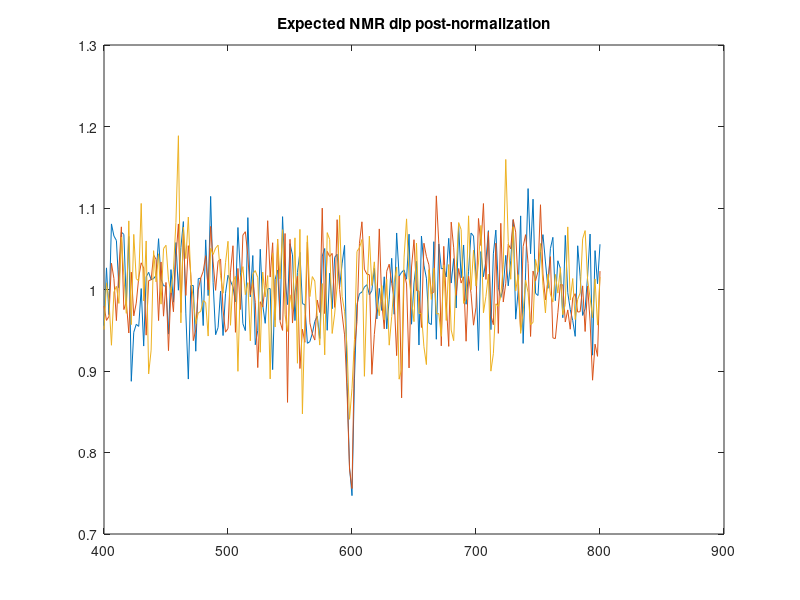

Source code (MATLAB): (Note: this script raises an error after producing the figure.)
%Simulation of xy8 dip

%% Parameters
%Spin density per nm^3
rho=4.1;

%Vector of NV depths to simulate
NVDepth = [10,12.5,15]; %nm

%Mid-Peak to Mid-Peak duration of pi flips
tauBounds = [400 800];
tauStepSize = 2;

%Number of pi pulses
XYPerSet = 8;
NSets = 24;

%Gyromagnetic ratio of nucleus
gamma_n = 40.078;%MHz/T       19F=40.078, 13C=10.705, 1H=42.577

%Frequency of peak in ODMR (used to get magnetic field strength)
onaxisfreq=2.286;

%Noise addition
sigma = 0.05;%Standard deviation for gaussian distributed noise (approximation)

%% Constants and Conversions
mu_0=4*pi*10^-7;
hbar=(6.626*10^-34)/(2*pi);

rho = rho*1e27;%Conversion to m^-3

tau=tauBounds(1):tauStepSize:tauBounds(2);
tau=tau';
tau=tau*10^-9;%Conversion to s

%Total number of pi pulses
N = XYPerSet*NSets;

NVDepth = NVDepth*1e-9;%Conversion to m
NVDepth=NVDepth';

%nuclear gyromagnetic ratio in radians per Tesla per second
gamma_n=gamma_n*2*pi*10^6; %Conversion to radians/(T*s)
gamma_e=1.760859*10^11;

%% Calculations

%Larmor frequency for given nucleus at given magnetic field strength
larmorfreq=2*pi*(10^9)*(2.87-onaxisfreq)*gamma_n/(1.760859*10^11);

%RMS field experienced by the NV
individualNuclearField = (mu_0*hbar*gamma_n)/(4*pi);
NVDepthRelation = (5*pi)./(96.*(NVDepth.^3));
Brms = sqrt(rho.*(individualNuclearField.^2).*NVDepthRelation);

% Creating frequency filter function
shorthandX = (N/2).*(tau.*larmorfreq-pi);
sincFunction = sin(shorthandX)./(shorthandX);
Kfilter = (N.*tau.*sincFunction).^2;

%Signal function at each depth
Signalfunction=zeros(numel(tau),numel(NVDepth));
for jj = 1:numel(NVDepth)
   Signalfunction(:,jj) = exp((-2/pi^2)*(Brms(jj)*gamma_e)^2.*Kfilter);
end

%Add noise
noiseArray = sigma*randn(size(Signalfunction));
Signalfunction = Signalfunction+noiseArray;

%% Deprecated Calculations

% ii=1;
% Brms=zeros(numel(dNV),1);
% while(ii<=numel(dNV))
%     Brms(ii)=sqrt(rho*(((mu_0*hbar*gamma_n/(4*Pi)))^2)*(5*Pi/(96*dNV(ii)*dNV(ii)*...
%         dNV(ii))));
%     ii=ii+1;
% end

% filterParameter=N*tau;
% Kfilter=zeros(numel(tau),1);
% for ii = 1:numel(tau)
%     Kfilter(ii)=(filterParameter(ii)^2)*((sin(0.5*filterParameter(ii)*(larmorfreq-(pi/tau(ii))))/(0.5*filterParameter(ii)*(larmorfreq-(pi/tau(ii)))))^2);
% end

% for ii = 1:numel(tau)
%    for jj = 1:numel(NVDepth)
%       Signalfunction(ii,jj)=exp(-1*2*Brms(jj)*gamma_e*gamma_e*Brms(jj)*Kfilter(ii)/(pi*pi));
%       Signalfunction(ii,jj) = Signalfunction(ii,jj)+ noiseMod*(rand-.5);
%    end
% end

%% Plotting

figure(1);
plot(tau*1e9,Signalfunction)
title('Expected NMR dip post-normalization')
depthString = compose("%d nm",round(NVDepth.*1e9));
legend(depthString)
xlabel('Tau (ns)')
ylabel('Relative Contrast')
